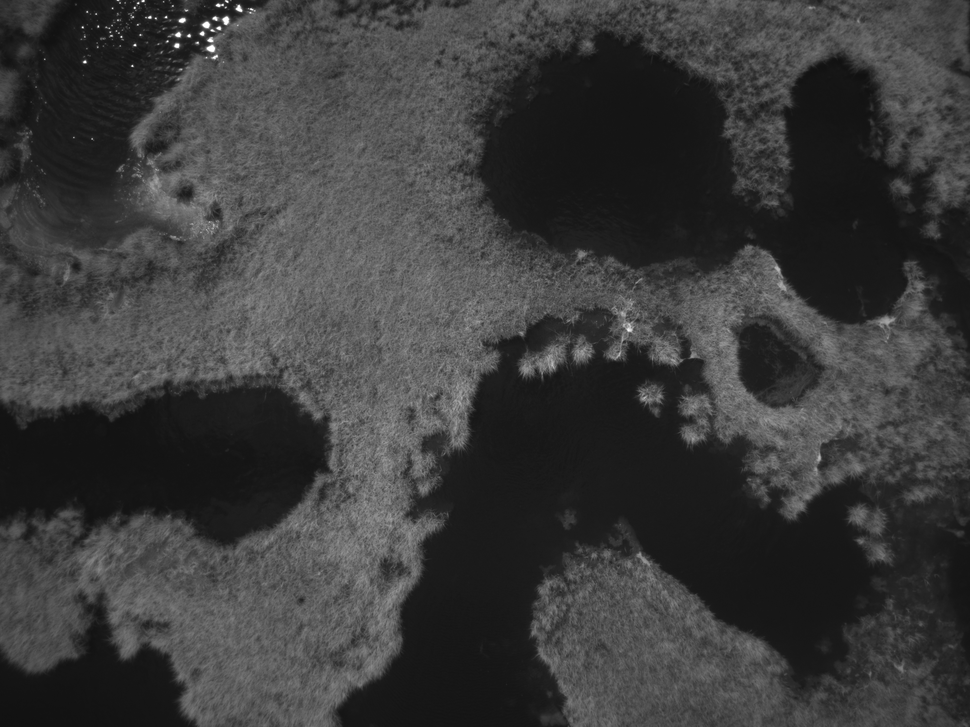
#> input picture nir.png, 970 x 727 px, shrunk from 2592 x 1944 before the run
$ python bare_land_threshold.py nir.png
#> lines starting #> are read from the running program, lines starting #| are printed output that depends on the picture; after the words box and inside, x2 and y2 are one past the last pixel; in counts of white or black regions, pixels touching at a corner belong together
import cv2
import numpy as np
import sys

command_args = [None, None]
for index, command_arg in enumerate(sys.argv[1:]):
    command_args[index] = command_arg

IMAGE_FILEPATH = command_args[0] or "nir.png"
OUTPUT_FILEPATH = command_args[1] or "bare_land.png"

image = cv2.imread(IMAGE_FILEPATH)
#> image is the input picture: shape (727, 970, 3); min 16, max 255, mean 59.8
grayscale = cv2.cvtColor(image, cv2.COLOR_BGR2GRAY)

# Take everything that is dark gray
ret, light_gray = cv2.threshold(grayscale, 64, 255, cv2.THRESH_BINARY)
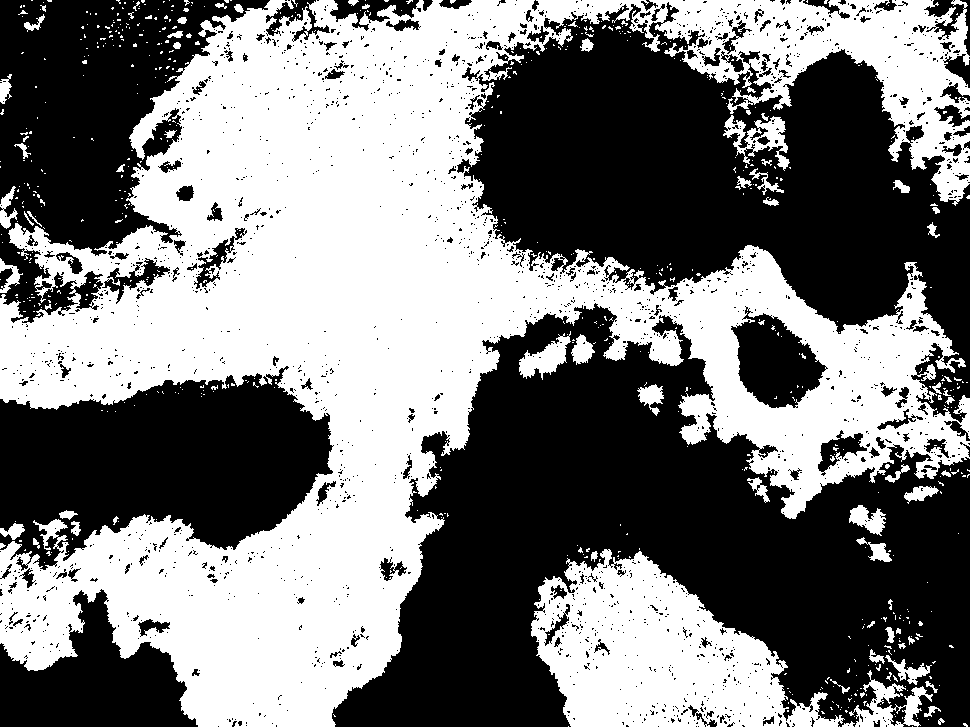
#> light_gray: shape (727, 970); 47.7% white; 674 white regions (601 under 20 px), largest, box (x1, y1, x2, y2) and area: (0, 0, 970, 727) 291831, (531, 549, 845, 727) 30943, (849, 670, 933, 727) 1707
ret, dark_gray = cv2.threshold(grayscale, 32, 255, cv2.THRESH_BINARY)
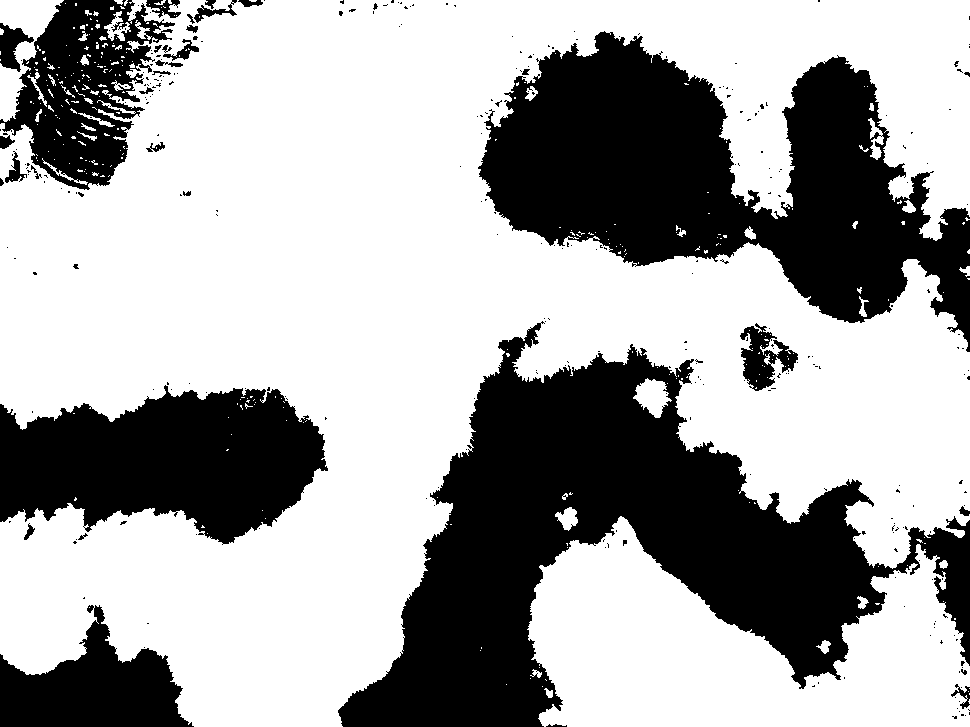
#> dark_gray: shape (727, 970); 65.2% white; 311 black regions (278 under 20 px), largest, box (x1, y1, x2, y2) and area: (338, 321, 970, 727) 98610, (478, 31, 970, 352) 75830, (0, 385, 328, 545) 35813
bare_land = cv2.bitwise_and(dark_gray, cv2.bitwise_not(light_gray))
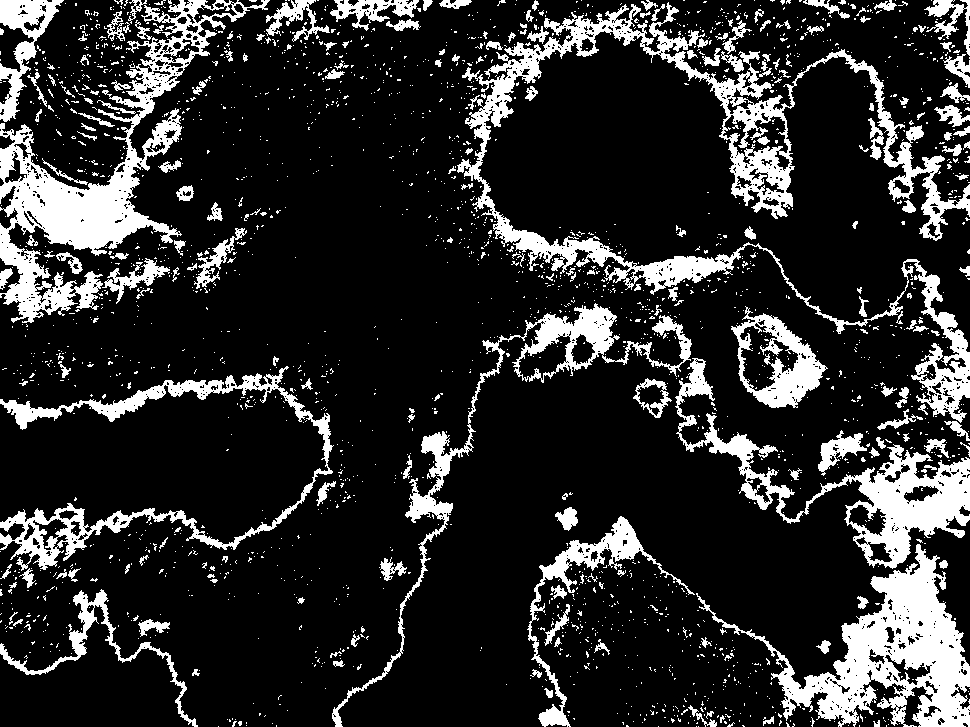
#> bare_land: shape (727, 970); 17.5% white; 2291 white regions (2081 under 20 px), largest, box (x1, y1, x2, y2) and area: (457, 2, 970, 423) 24548, (0, 0, 270, 323) 18059, (696, 544, 970, 727) 15854

# Erode to remove just the coasts
kernel = cv2.getStructuringElement(cv2.MORPH_ELLIPSE, (15, 15))
opened = cv2.morphologyEx(bare_land, cv2.MORPH_OPEN, kernel)
#> opened: shape (727, 970); 3.2% white; 27 white regions, largest, box (x1, y1, x2, y2) and area: (24, 179, 147, 250) 5197, (873, 559, 962, 717) 5163, (863, 476, 970, 531) 3178

# Use that as mask
red = np.zeros_like(image, dtype = np.uint8)
red[:] = (0, 0, 255)
highlight = cv2.bitwise_and(red, red, mask = opened)
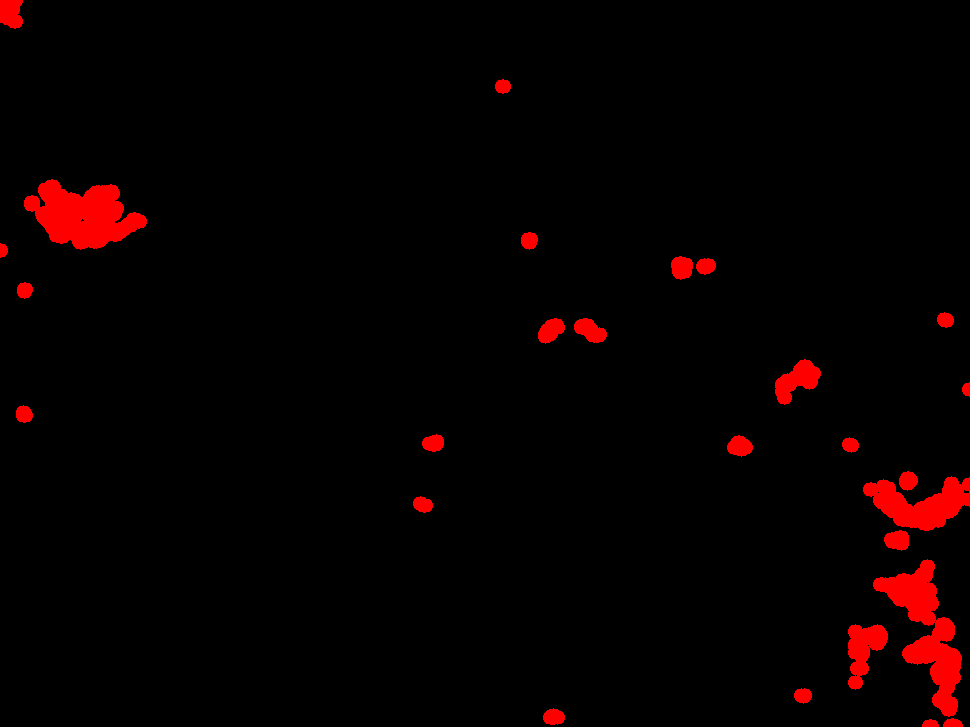
#> highlight: shape (727, 970, 3); mean of channels 0, 1, 2 0, 0, 8.1; drawn as B, G, R
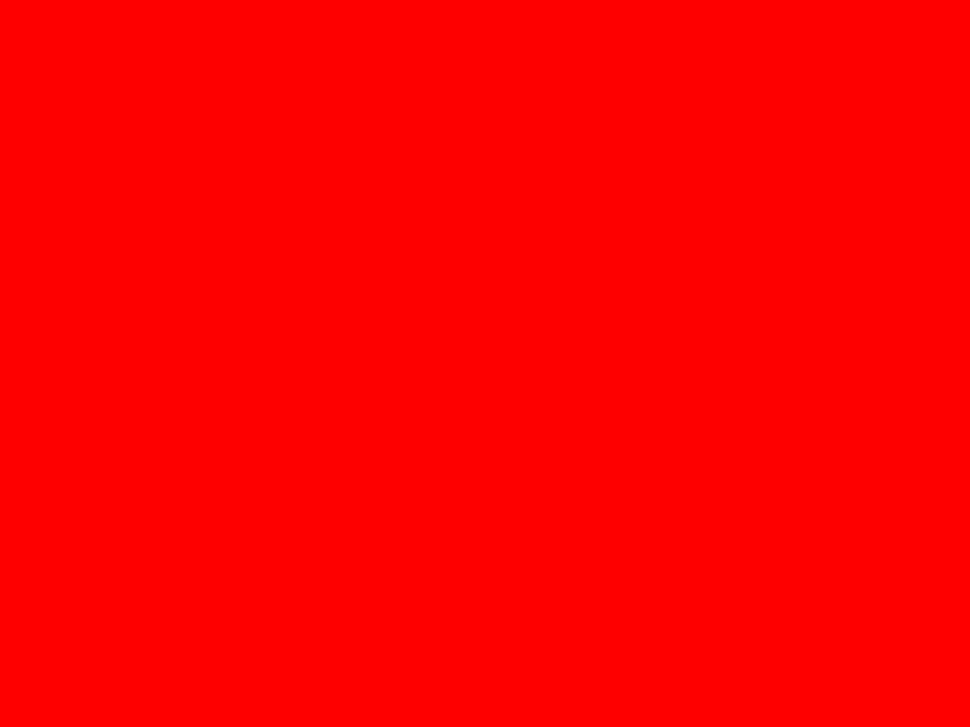
#> red: shape (727, 970, 3); mean of channels 0, 1, 2 0, 0, 255; drawn as B, G, R
result = 0.5 * highlight + 0.5 * image
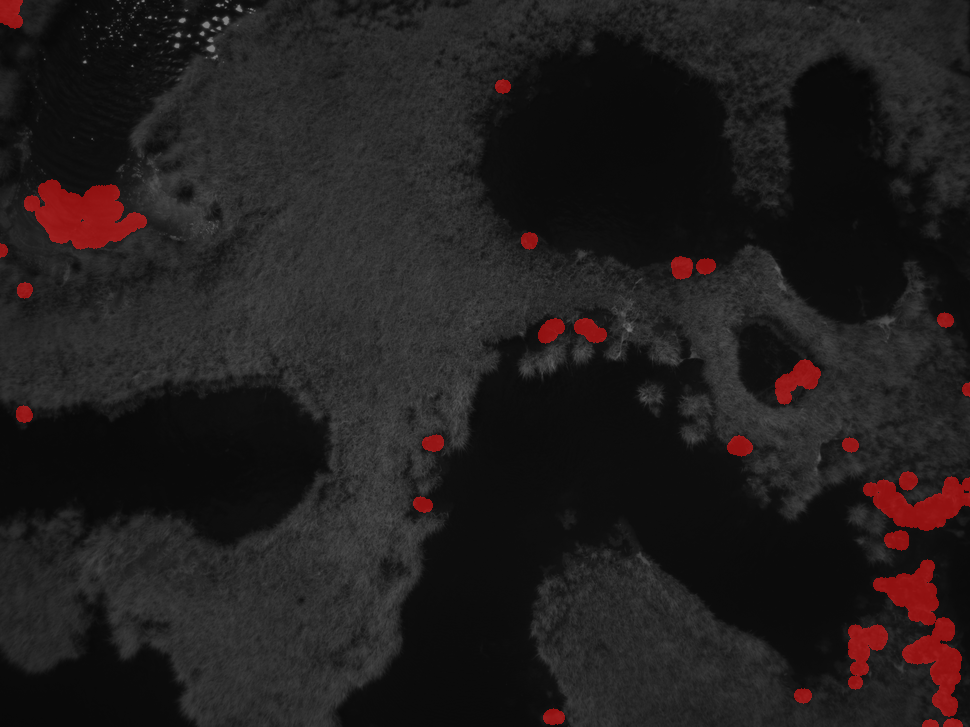
#> result: shape (727, 970, 3) float64; mean of channels 0, 1, 2 29.9, 29.9, 33.9; drawn as B, G, R
cv2.imwrite(OUTPUT_FILEPATH, result)
